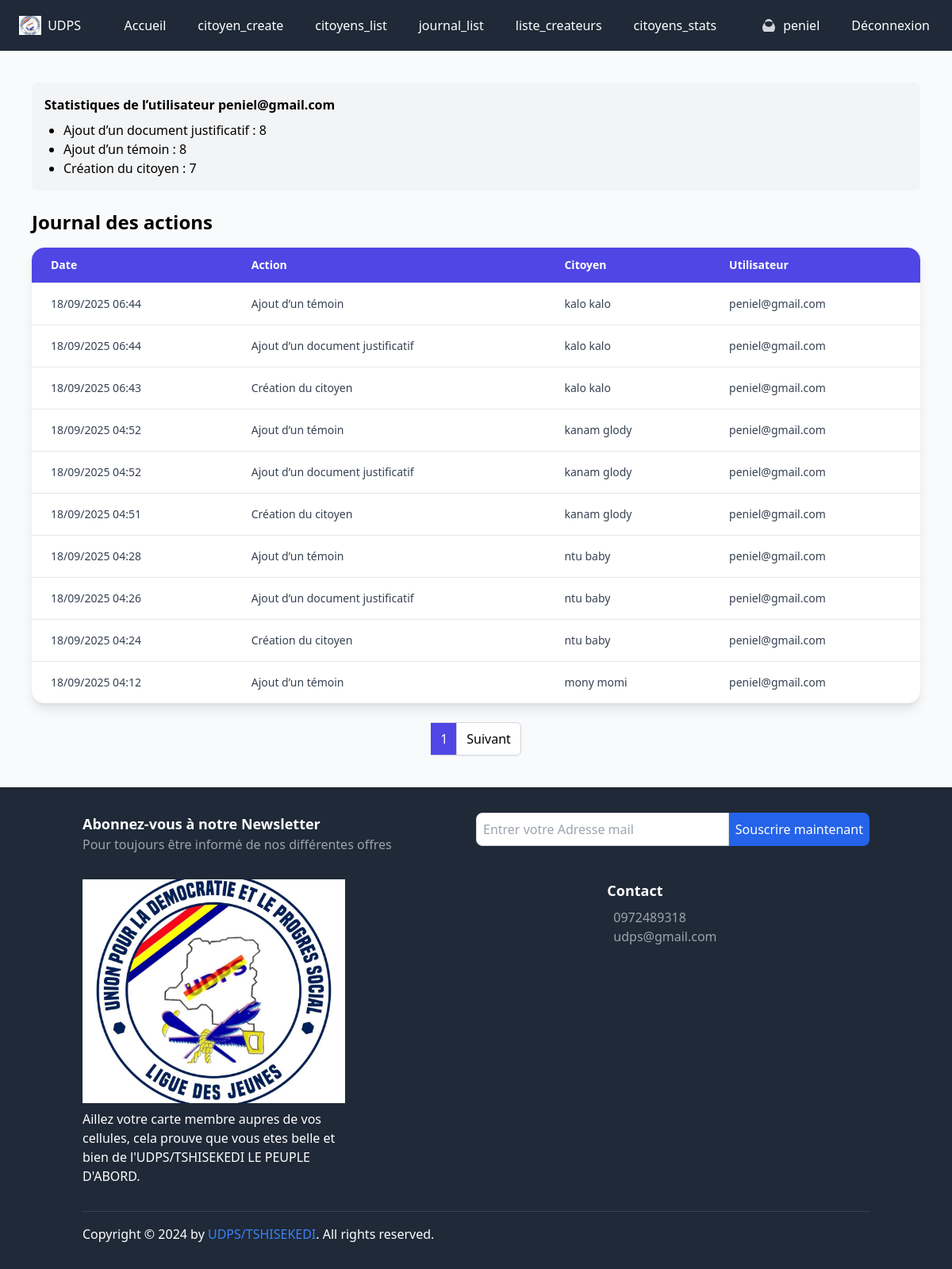
Screenshot of /user/journal/?q=peniel@gmail.com (signed in) with the database file from the repository.
### core/models.py (models this page shows, shortened)
class CustomUser(AbstractUser):
    email = models.EmailField(unique=True)
    profile_pic = models.ImageField(upload_to="p_img", blank=True, null=True)
    address = models.CharField(max_length=50, blank=True, null=True)
    phone = models.CharField(max_length=11, blank=True, null=True)
    role = models.CharField(max_length=50, blank=True, null=True)
    bio = models.TextField(blank=True, null=True)
    is_active_user = models.BooleanField(default=False)  # utilisateur désactivé par défaut
    province = models.CharField(max_length=100, blank=True, null=True)
    ville_ou_district = models.CharField(max_length=100, blank=True, null=True)
    commune_ou_contree = models.CharField(max_length=100, blank=True, null=True)
    USERNAME_FIELD = 'email'
    REQUIRED_FIELDS = ('username',)

class JournalAction(models.Model):
    utilisateur = models.ForeignKey(settings.AUTH_USER_MODEL, on_delete=models.SET_NULL, null=True)
    citoyen = models.ForeignKey(Citoyen, on_delete=models.CASCADE, related_name="journaux")
    action = models.CharField(max_length=200)  # Exemple : "Validation", "Blocage", "Création"
    date_action = models.DateTimeField(default=timezone.now)

class Citoyen(models.Model):
    STATUT_CHOICES = (
        ("pending", "En attente"),
        ("valid", "Valide"),
        ("invalid", "Invalide"),
    )
    SEXE_CHOICES = (
        ("M", "Masculin"),
        ("F", "Féminin"),
    )
    ADHESION_CHOICES = (
        ("membre_honneur", "Membre d'honneur"),
        ("president_federation", "Président Fédération"),
        ("president_cellule", "Président Cellule"),
    )
    prenom = models.CharField(max_length=100)
    postnom = models.CharField(max_length=100, blank=True, null=True)
    nom = models.CharField(max_length=100)
    date_naissance = models.DateField()
    lieu_naissance = models.CharField(max_length=150, blank=True, null=True)
    nationalite = models.CharField(max_length=100, default="Congolaise")
    sexe = models.CharField(max_length=1, choices=SEXE_CHOICES, default="M")
    province = models.CharField(max_length=150, blank=True, null=True)
    federation = models.CharField(max_length=150, blank=True, null=True)
    cellule = models.CharField(max_length=150, blank=True, null=True)
    statut_adhesion = models.CharField(
        max_length=30,
        choices=ADHESION_CHOICES,
        default="membre_honneur"
    )
    photo = models.ImageField(upload_to="citoyens/photos/", blank=True, null=True)
    signature = models.ImageField(upload_to="citoyens/signatures/", blank=True, null=True)
    numero_identite = models.CharField(max_length=20, unique=True, blank=True)
    statut = models.CharField(max_length=10, choices=STATUT_CHOICES, default="pending")
    qr_code = models.ImageField(upload_to="citoyens/qrcodes/", blank=True, null=True)
    date_expiration = models.DateField(blank=True, null=True)
    date_creation = models.DateTimeField(auto_now_add=True)
    cree_par = models.ForeignKey(
        settings.AUTH_USER_MODEL,
        on_delete=models.SET_NULL,
        null=True,
        related_name="citoyens_crees"
    )
    valide_par = models.ForeignKey(
        settings.AUTH_USER_MODEL,
        on_delete=models.SET_NULL,
        null=True,
        blank=True,
        related_name="citoyens_valides"
    )

### core/views.py (the view, shortened to what this page needs)
# urls.py: path("journal/", views.journal_list, name="journal_list"),
@login_required(login_url="signin")
def journal_list(request):
    query = request.GET.get("q")
    if query and '@' in query:
        journaux_user = JournalAction.objects.filter(utilisateur__email=query).select_related("citoyen", "utilisateur")
        stats_qs = journaux_user.values('action').annotate(total=Count('id'))
        stats_utilisateur = {item['action']: item['total'] for item in stats_qs}
        paginator = Paginator(journaux_user.order_by("-date_action"), 10)
        page_number = request.GET.get("page")
        page_obj = paginator.get_page(page_number)
        return render(request, "core/journal_detail_user.html", {
            "query": query,
            "page_obj": page_obj,
            "stats_utilisateur": stats_utilisateur
        })

### core/templates/core/journal_detail_user.html (shortened to what this page needs)
{% extends "base.html" %}
{% block content %}
<div class="min-h-screen bg-gray-50 py-10">
  <div class="max-w-6xl mx-auto px-4">
    <div class="mb-6 p-4 bg-gray-100 rounded-lg">
      <h3 class="font-semibold mb-2">Statistiques de l’utilisateur {{ query }}</h3>
      <ul class="list-disc pl-6">
        {% for action, count in stats_utilisateur.items %}
          <li>{{ action }} : {{ count }}</li>
        {% endfor %}
      </ul>
    </div>
    <h1 class="text-2xl font-bold mb-4">Journal des actions</h1>
    <div class="overflow-x-auto bg-white shadow-lg rounded-2xl">
      <table class="min-w-full divide-y divide-gray-200">
        <thead class="bg-indigo-600 text-white">
          <tr>
            <th class="px-6 py-3 text-left text-sm font-semibold">Date</th>
            <th class="px-6 py-3 text-left text-sm font-semibold">Action</th>
            <th class="px-6 py-3 text-left text-sm font-semibold">Citoyen</th>
            <th class="px-6 py-3 text-left text-sm font-semibold">Utilisateur</th>
          </tr>
        </thead>
        <tbody class="divide-y divide-gray-200">
          {% for journal in page_obj %}
          <tr class="hover:bg-gray-50">
            <td class="px-6 py-4 text-sm text-gray-700">{{ journal.date_action|date:"d/m/Y H:i" }}</td>
            <td class="px-6 py-4 text-sm text-gray-700">{{ journal.action }}</td>
            <td class="px-6 py-4 text-sm text-gray-700">{{ journal.citoyen.nom }} {{ journal.citoyen.prenom }}</td>
            <td class="px-6 py-4 text-sm text-gray-700">{{ journal.utilisateur.email }}</td>
          </tr>
          {% empty %}
          <tr>
            <td colspan="4" class="px-6 py-4 text-center text-gray-500">Aucune action trouvée.</td>
          </tr>
          {% endfor %}
        </tbody>
      </table>
    </div>
    <div class="mt-6 flex justify-center">
      <nav class="inline-flex -space-x-px rounded-md shadow-sm">
        <span class="px-3 py-2 border-t border-b border-gray-300 bg-indigo-600 text-white">{{ page_obj.number }}</span>
        {% if page_obj.has_next %}
          <a href="?q={{ query }}&page={{ page_obj.next_page_number }}" class="px-3 py-2 rounded-r-md border border-gray-300 bg-white">Suivant</a>
        {% endif %}
      </nav>
    </div>
  </div>
</div>
{% endblock %}

### templates/base.html (shortened to what this page needs)
{% load static %}
<!DOCTYPE html>
<html lang="fr">
<head>
    <link href="https://cdn.jsdelivr.net/npm/tailwindcss@2.2.19/dist/tailwind.min.css" rel="stylesheet">
</head>
<body class="bg-gray-100">
    <nav class="bg-gray-800 text-white">
        <div class="max-w-7xl mx-auto px-4 py-3 flex justify-between items-center">
            <a href="{% url 'index' %}" class="text-gray hover:underline flex items-center bg-white-800 p-2 rounded">
                <img src="{% static 'img/logo_udps.jpg' %}" alt="Logo" class="h-6 mr-2">
                UDPS
            </a>
            <div class="hidden md:flex space-x-4">
                <a href="{% url 'index' %}" class="hover:bg-gray-700 px-3 py-2 rounded">Accueil</a>
                {% if request.user.is_authenticated and request.user.is_active_user %}
                <a href="{% url 'citoyen_create' %}" class="hover:bg-gray-700 px-3 py-2 rounded">citoyen_create</a>
                {% endif %}
                {% if request.user.is_authenticated and request.user.is_active_user %}
                <a href="{% url 'citoyens_list' %}" class="hover:bg-gray-700 px-3 py-2 rounded">citoyens_list</a>
                {% endif %}
                {% if request.user.is_authenticated and request.user.is_active_user %}
                <a href="{% url 'journal_list' %}" class="hover:bg-gray-700 px-3 py-2 rounded">journal_list</a>
                {% endif %}
                {% if request.user.is_authenticated and request.user.is_active_user %}
                <a href="{% url 'liste_createurs' %}" class="hover:bg-gray-700 px-3 py-2 rounded">liste_createurs</a>
                {% endif %}
                {% if request.user.is_authenticated and request.user.is_active_user %}
                <a href="{% url 'citoyens_dashboard_stats' %}" class="hover:bg-gray-700 px-3 py-2 rounded">citoyens_stats</a>
                {% endif %}
                {% if request.user.is_authenticated %}
                <a href="{% url 'profile' user.id %}" class="flex items-center space-x-2 hover:bg-gray-700 px-3 py-2 rounded">
                    <svg xmlns="http://www.w3.org/2000/svg"
                         class="h-5 w-5 text-gray-300"
                         viewBox="0 0 20 20"
                         fill="currentColor">
                      <path fill-rule="evenodd"
                            d="M10 2a5 5 0 100 10 5 5 0 000-10zM4 18a8 8 0 1112 0H4z"
                            clip-rule="evenodd" />
                    </svg>
                    <span>{{ request.user.username }}</span>
                  </a>
                    <a href="{% url 'signout' %}" class="hover:bg-gray-700 px-3 py-2 rounded">Déconnexion</a>
                {% else %}
                    <a href="{% url 'signup' %}" class="hover:bg-gray-700 px-3 py-2 rounded">S'inscrire</a>
                    <a href="{% url 'signin' %}" class="hover:bg-gray-700 px-3 py-2 rounded">Connexion</a>
                {% endif %}
            </div>
        </div>
    </nav>
      {% block content %}{% endblock content %}
    <footer class="bg-gray-800 text-white py-8">
        <div class="container mx-auto px-4">
            <div class="mb-8">
                <div class="flex flex-col md:flex-row">
                    <div class="md:w-1/2 mb-4 md:mb-0">
                        <h3 class="text-lg font-bold">Abonnez-vous à notre Newsletter</h3>
                        <p class="text-gray-400">Pour toujours être informé de nos différentes offres</p>
                    </div>
                    <div class="md:w-1/2">
                        <form action="https://api.web3forms.com/submit" method="POST" class="flex">
                            <input type="email" name="email" placeholder="Entrer votre Adresse mail" required class="flex-1 p-2 rounded-l-lg border border-gray-300" />
                            <button class="bg-blue-600 text-white p-2 rounded-r-lg">Souscrire maintenant</button>
                        </form>
                    </div>
                </div>
            </div>
            <div class="flex flex-col md:flex-row mb-8">
                <div class="md:w-1/3 mb-4 md:mb-0">
                    <div class="footer-logo mb-2">
                        <img class="img-fluid" src="{% static 'img/logo_udps.jpg' %}" alt="">
                    </div>
                    <p>Aillez votre carte membre aupres de vos cellules, cela prouve que vous etes belle et bien de l'UDPS/TSHISEKEDI LE PEUPLE D'ABORD.</p>
                </div>
                <div class="md:w-1/3 mb-4 md:mb-0">
                </div>
                <div class="md:w-1/3">
                    <h3 class="text-lg font-bold">Contact</h3>
                    <div class="mt-2">
                        <p class="flex items-center"><a href="callto:+243 97 24 89 318" class="text-gray-400 hover:text-white">0972489318</a></p>
                        <p class="flex items-center"><a href="mailto:ngelekapeniel@gmail.com" class="text-gray-400 hover:text-white">udps@gmail.com</a></p>
                    </div>
                </div>
            </div>
            <div class="border-t border-gray-700 pt-4">
                <div class="flex justify-between items-center">
                    <div>
                        <p class="mb-0">Copyright © 2024 by <a href="#" class="text-blue-500 hover:underline">UDPS/TSHISEKEDI</a>. All rights reserved.</p>
                    </div>
                </div>
            </div>
        </div>
    </footer>
</body>
</html>

### rows the page displays
CustomUser: user.username "peniel", email "peniel@gmail.com"
JournalAction: date_action "18/09/2025 06:44", action "Ajout d’un témoin", citoyen.nom "kalo", citoyen.prenom "kalo", utilisateur.email "peniel@gmail.com"
JournalAction: date_action "18/09/2025 06:44", action "Ajout d’un document justificatif", citoyen.nom "kalo", citoyen.prenom "kalo", utilisateur.email "peniel@gmail.com"
JournalAction: date_action "18/09/2025 06:43", action "Création du citoyen", citoyen.nom "kalo", citoyen.prenom "kalo", utilisateur.email "peniel@gmail.com"
JournalAction: date_action "18/09/2025 04:52", action "Ajout d’un témoin", citoyen.nom "kanam", citoyen.prenom "glody", utilisateur.email "peniel@gmail.com"
JournalAction: date_action "18/09/2025 04:52", action "Ajout d’un document justificatif", citoyen.nom "kanam", citoyen.prenom "glody", utilisateur.email "peniel@gmail.com"
JournalAction: date_action "18/09/2025 04:51", action "Création du citoyen", citoyen.nom "kanam", citoyen.prenom "glody", utilisateur.email "peniel@gmail.com"
JournalAction: date_action "18/09/2025 04:28", action "Ajout d’un témoin", citoyen.nom "ntu", citoyen.prenom "baby", utilisateur.email "peniel@gmail.com"
JournalAction: date_action "18/09/2025 04:26", action "Ajout d’un document justificatif", citoyen.nom "ntu", citoyen.prenom "baby", utilisateur.email "peniel@gmail.com"
JournalAction: date_action "18/09/2025 04:24", action "Création du citoyen", citoyen.nom "ntu", citoyen.prenom "baby", utilisateur.email "peniel@gmail.com"
JournalAction: date_action "18/09/2025 04:12", action "Ajout d’un témoin", citoyen.nom "mony", citoyen.prenom "momi", utilisateur.email "peniel@gmail.com"

### other values shown
{{ action }} "Ajout d’un document justificatif" "Ajout d’un témoin" "Création du citoyen"
{{ count }} "8" "8" "7"
{{ page_obj.number }} "1"
